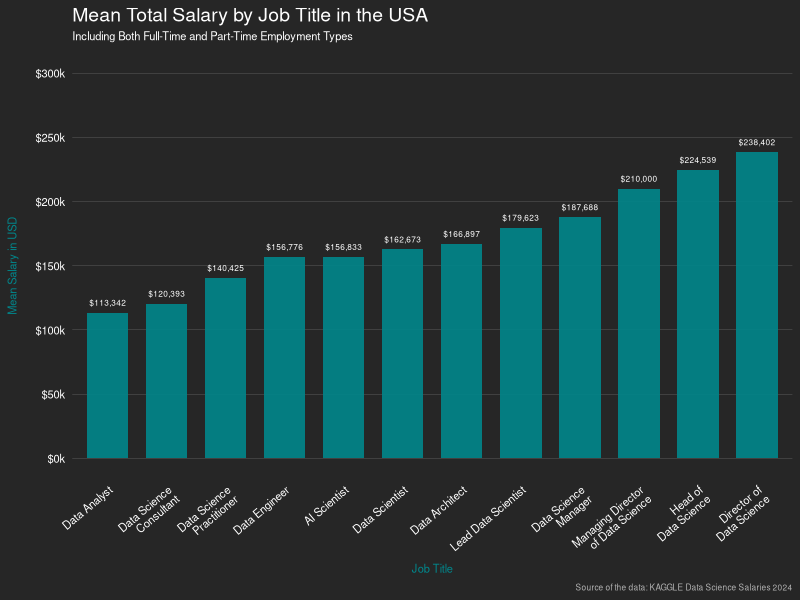

This chart was generated by the following R code:
## ---- chunk 1
# Load necessary libraries for data manipulation and visualization
library(dplyr)
library(ggplot2)
library(scales)
## ---- chunk 2
# Read the dataset containing salary information
data <- read.csv("data/data_science_salaries.csv")
## ---- chunk 3
# Remove unnecessary columns: salary and salary_currency
mean_salary_plot_data <- data %>%
  select(-salary, -salary_currency)
## ---- chunk 4
# Filter data for specific job titles within the United States and calculate the mean salary
mean_salary_plot_data <- mean_salary_plot_data %>%
  filter(job_title %in% c('Data Scientist',
                          'Director of Data Science',
                          'Data Science Manager',
                          'Head of Data Science',
                          'Lead Data Scientist',
                          'Data Science Practitioner',
                          'Managing Director Data Science',
                          'Data Science Consultant',
                          'AI Scientist',
                          'Data Architect',
                          'Data Engineer',
                          'Data Analyst'),
         company_location == 'United States',
         employee_residence == 'United States') %>%
  group_by(job_title) %>%
  summarise(mean_salary = mean(salary_in_usd, na.rm = TRUE))
## ---- chunk 5
# Adjust job titles for better readability in the plot
mean_salary_plot_data$job_title <- gsub('Director of Data Science', 'Director of\nData Science', mean_salary_plot_data$job_title)
mean_salary_plot_data$job_title <- gsub("Data Science Manager", "Data Science\nManager", mean_salary_plot_data$job_title)
mean_salary_plot_data$job_title <- gsub('Data Science Practitioner', 'Data Science\nPractitioner', mean_salary_plot_data$job_title)
mean_salary_plot_data$job_title <- gsub('Managing Director Data Science', 'Managing Director\nof Data Science', mean_salary_plot_data$job_title)
mean_salary_plot_data$job_title <- gsub('Data Science Consultant', 'Data Science\nConsultant', mean_salary_plot_data$job_title)
mean_salary_plot_data$job_title <- gsub('Head of Data Science', 'Head of\nData Science', mean_salary_plot_data$job_title)
## ---- chunk 6
# Define a custom label function for formatting salary values as "$100k"
salary_label <- function(salary) {
  paste0("$", round(salary / 1000, 0), "k")
}
## ---- chunk 7
# Create a bar plot visualizing the mean total salary by job title in the USA, for both full-time and part-time employment types
mean_salary_plot <- mean_salary_plot_data %>%
  ggplot(aes(x = reorder(job_title, mean_salary), y = mean_salary)) +
  geom_col(width = 0.7, fill='turquoise4', alpha=0.9) + 
  geom_text(aes(label = scales::dollar(mean_salary)), vjust = -1, size = 2.1, color = "white") + 
  labs(title = "Mean Total Salary by Job Title in the USA",
       subtitle = "Including Both Full-Time and Part-Time Employment Types",
       x = "Job Title",
       y = "Mean Salary in USD\n",
       caption = "Source of the data: KAGGLE Data Science Salaries 2024") +
  theme_minimal() +
  scale_y_continuous(labels=salary_label, breaks = seq(0, 300000, 50000), limits=c(0, 300000)) +
  theme(axis.text.x = element_text(angle = 40, hjust = 1, vjust = 1, size = 8), 
        panel.grid.major.x = element_blank(),
        panel.grid.major.y = element_line(size=0.05),
        panel.grid.minor = element_blank(),
        plot.background = element_rect(fill='gray15', color="NA"),
        axis.text = element_text(color='white', size=8),
        plot.title = element_text(color='white', size=14),
        plot.subtitle = element_text(color='white', size=8, vjust=2),
        axis.title = element_text(color='turquoise4', size = 8),
        plot.caption = element_text(color='gray70', size=6))
## ---- chunk 8
# Display the plot
mean_salary_plot
